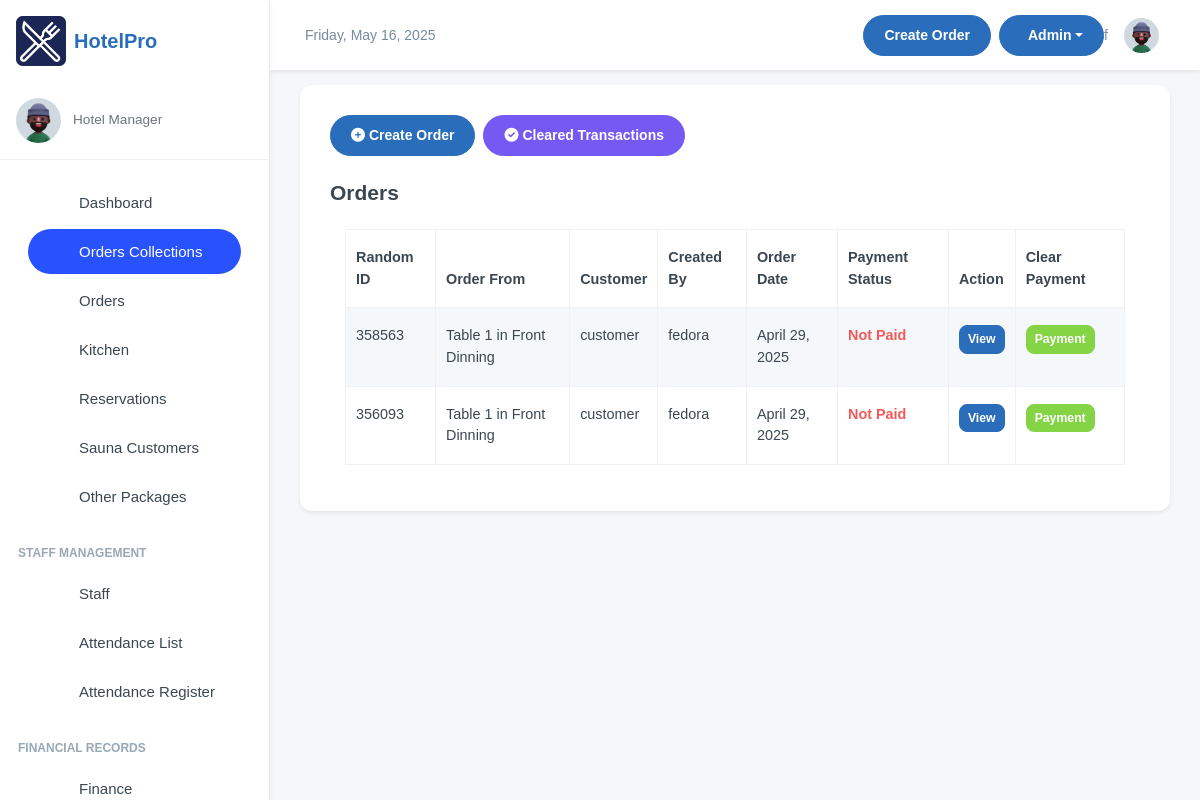
The page /manager/orders_transactions/ (signed in) on the database as committed earlier.
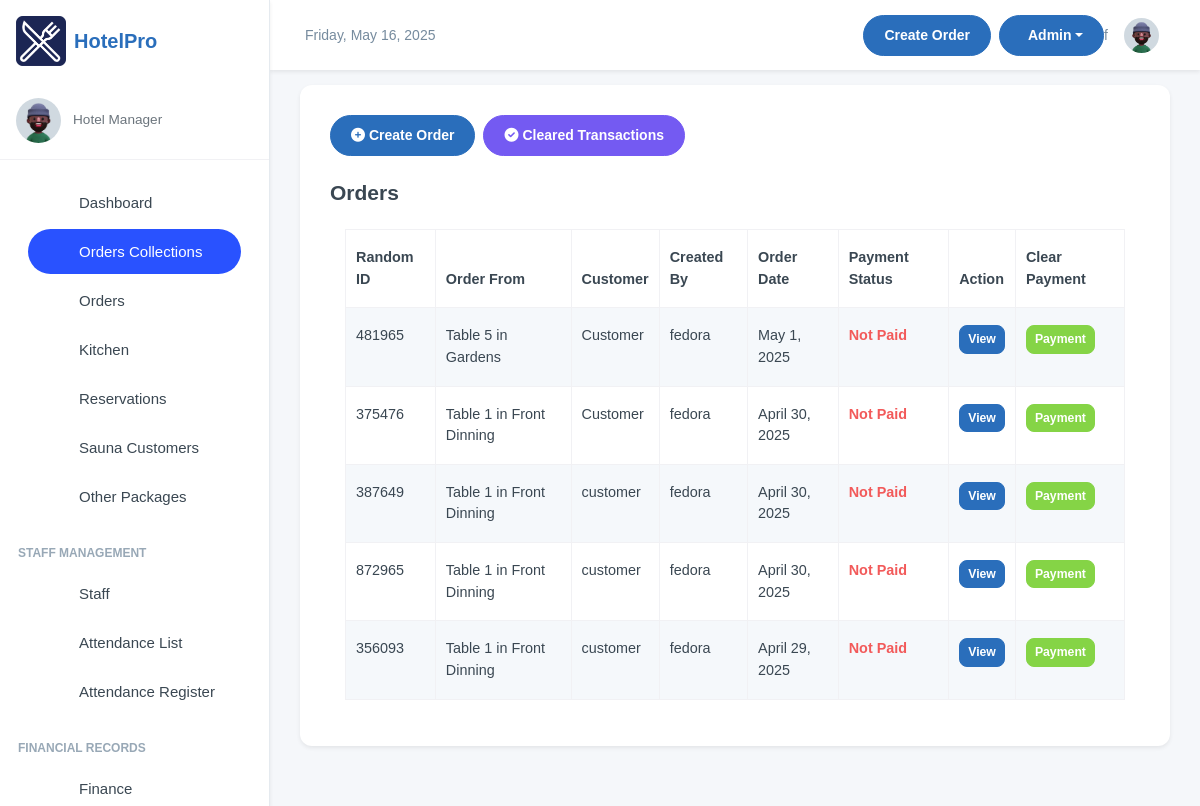
The same page on the database as committed later.
### inventory/models.py (models this page shows, shortened)
class OrderTransaction(models.Model):
    pay_mode = (
        ("NO PAYMENT", "NO PAYMENT"),
        ("CASH", "CASH"),
        ("MOMO PAY", "MOMO PAY"),
        ("AIRTEL PAY", "AIRTEL PAY"),
        ("INVOICE", "INVOICE"),
    )
    random_id = models.CharField(max_length=6, unique=True, editable=False, default=generate_random_id)
    customer_name = models.CharField(max_length=255, blank=True, null=True, default="Customer")
    dining_area = models.ForeignKey(DiningArea, on_delete=models.SET_NULL, null=True, blank=True)
    table = models.ForeignKey(Table, on_delete=models.SET_NULL, null=True, blank=True )
    special_notes = models.TextField(default="Null")
    created = models.DateField(auto_now_add=True, blank=True, null=True)
    payment_mode = models.CharField(default="NO PAYMENT", max_length=50, choices=pay_mode)
    transaction_id = models.CharField(blank=True, null=True, max_length=100, help_text="Transaction ID / Invoice Number")
    created_by = models.ForeignKey(User, on_delete=models.SET_NULL, null=True, blank=True)
    updated = models.DateField(auto_now=True, blank=True, null=True)
    class Meta:
        ordering = ['-created']

class Table(models.Model):
    table_number = models.IntegerField()
    dining_area = models.ForeignKey(DiningArea, on_delete=models.CASCADE, related_name='tables')
    capacity = models.IntegerField()  # Number of seats at the table
    is_available = models.BooleanField(default=True)
    def __str__(self):
        return f"Table {self.table_number} in {self.dining_area.name}"

class DiningArea(models.Model):
    name = models.CharField(max_length=255)
    description = models.TextField(blank=True, null=True)

### inventory/views.py (the view)
# urls.py: path('orders_transactions/', views.orderTransactions, name='order_transactions'),
@login_required(login_url="/user/login/")
def orderTransactions(request):
    orders_list = OrderTransaction.objects.using('default').filter(payment_mode="NO PAYMENT").order_by('-updated', '-id')
    paginator = Paginator(orders_list, 10)
    page_number = request.GET.get('page')
    orders_list = paginator.get_page(page_number)
    return render(request, "ordertransactions.html", {"orders_list":orders_list})

### inventory/templates/ordertransactions.html (shortened to what this page needs)
{% extends 'base.html' %}
{% block content %}
<div class="card">
    <div class="card-body">
        <div class="d-flex flex-wrap justify-content-between align-items-center mb-4">
            <div class="d-flex flex-wrap gap-2 mb-3 mb-md-0">
                <a href="/manager/add-order/" class="btn btn-primary">
                    <i class="fas fa-plus-circle"></i> Create Order
                </a>
                <a href="/manager/cleared_transactions/" class="btn btn-info">
                    <i class="fas fa-check-circle"></i> Cleared Transactions
                </a>
            </div>
        </div>
        <h4 class="fw-semibold mb-2">Orders</h4>
        <div class="container mt-2">
            <table class="table table-striped table-bordered">
                <thead class="bg-dark text-light">
                    <tr>
                        <th>Random ID</th>
                        <th>Order From</th>
                        <th>Customer</th>
                        <th>Created By</th>
                        <th>Order Date</th>
                        <th>Payment Status</th>
                        <th>Action</th>
                        <th>Clear Payment</th>
                    </tr>
                </thead>
                <tbody>
                    {% for order in orders_list %}
                    {% if order.payment_mode == "NO PAYMENT" %}
                    <tr>
                        <td>{{ order.random_id }}</td>
                        <td>{{ order.table }}</td>
                        <td>{{ order.customer_name }}</td>
                        <td>{{ order.created_by }}</td>
                        <td>{{ order.created }}</td>
                        <td class="text-danger fw-semibold">Not Paid</td>
                        <td>
                            <a href="/manager/orders_transactions/{{ order.id }}"
                                class="btn btn-primary btn-sm">View</a>
                        </td>
                        <td>
                            <button class="btn btn-success btn-sm" data-toggle="modal" data-target="#paymentModal"
                                data-order-id="{{ order.id }}" data-random-id="{{ order.random_id }}">
                                Payment
                            </button>
                        </td>
                    </tr>
                    {% endif %}
                    {% endfor %}
                </tbody>
            </table>
        </div>
    </div>
</div>
{% endblock content %}

Rows that differ between the two databases and show on the page:
no longer on this page (row edited): OrderTransaction: random_id "358563", table "Table 1 in Front Dinning", customer_name "customer", created_by "fedora", created "April 29, 2025"
now on this page (row edited): OrderTransaction: random_id "481965", table "Table 5 in Gardens", customer_name "Customer", created_by "fedora", created "May 1, 2025"
now on this page (row edited): OrderTransaction: random_id "375476", table "Table 1 in Front Dinning", customer_name "Customer", created_by "fedora", created "April 30, 2025"
now on this page (row edited): OrderTransaction: random_id "387649", table "Table 1 in Front Dinning", customer_name "customer", created_by "fedora", created "April 30, 2025"
now on this page (row edited): OrderTransaction: random_id "872965", table "Table 1 in Front Dinning", customer_name "customer", created_by "fedora", created "April 30, 2025"
